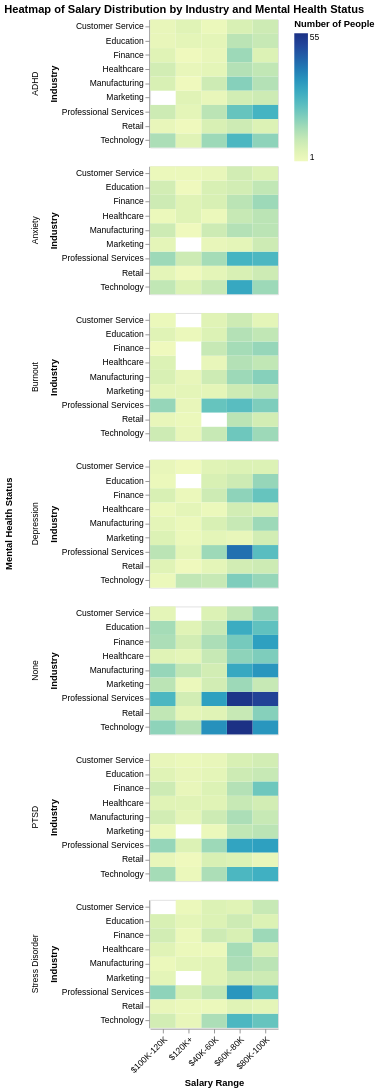

The code cell stored with this chart in its notebook:
### Code cell
#Heat map for Question 1
chart = alt.Chart(source).mark_rect().encode(
    x=alt.X('Salary_Range:N', title='Salary Range'),
    y=alt.Y('Industry:N', title='Industry'),
    color=alt.Color('count():Q', title='Number of People'),
    row=alt.Row('Mental_Health_Status:N', title='Mental Health Status'),
    tooltip=[
        alt.Tooltip('Industry:N'),
        alt.Tooltip('Mental_Health_Status:N'),
        alt.Tooltip('Salary_Range:N'),
        alt.Tooltip('count():Q', title='Count')
    ]
).properties(
    title='Heatmap of Salary Distribution by Industry and Mental Health Status',
    width=150,
    height=150
).configure_axisX(labelAngle=-45)

chart

### Figure 1 — Vega-Lite specification as saved in the notebook (floating-point values rounded to 4 significant figures; data arrays with more than 128 entries replaced by an {"elided": "..."} marker saying what was removed)
{"config": {"view": {"continuousWidth": 300, "continuousHeight": 300}, "axisX": {"labelAngle": -45}}, "data": {"name": "data-96600f8fa4a58066dfbe00a512862a10"}, "mark": {"type": "rect"}, "encoding": {"color": {"aggregate": "count", "title": "Number of People", "type": "quantitative"}, "row": {"field": "Mental_Health_Status", "title": "Mental Health Status", "type": "nominal"}, "tooltip": [{"field": "Industry", "type": "nominal"}, {"field": "Mental_Health_Status", "type": "nominal"}, {"field": "Salary_Range", "type": "nominal"}, {"aggregate": "count", "title": "Count", "type": "quantitative"}], "x": {"field": "Salary_Range", "title": "Salary Range", "type": "nominal"}, "y": {"field": "Industry", "title": "Industry", "type": "nominal"}}, "height": 150, "title": "Heatmap of Salary Distribution by Industry and Mental Health Status", "width": 150, "$schema": "https://vega.github.io/schema/vega-lite/v5.20.1.json", "datasets": {"data-96600f8fa4a58066dfbe00a512862a10": {"elided": "3157 records"}}}
